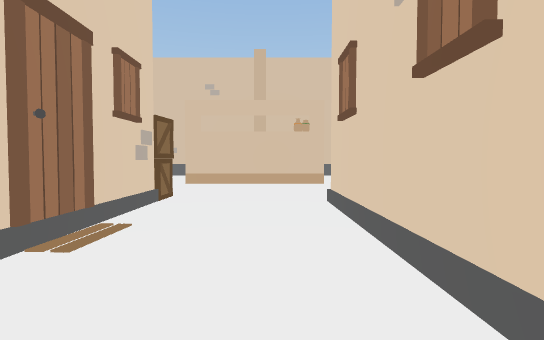
View 1 (above)

22 first-person views from a walk through a Unity game level. The camera is 1.3 m above the floor, tilts 2° down and sees 80° across. The floor is counted in squares, 1.8 m on a side. Each view is taken from the middle of a square. On the plan, view 1 faces up. The plan holds only what a view shows up to about 10 squares ahead; the rest is blank. The place goes on beyond the plan. The player character is not drawn. Some surface patterns are stand-ins.

View 2
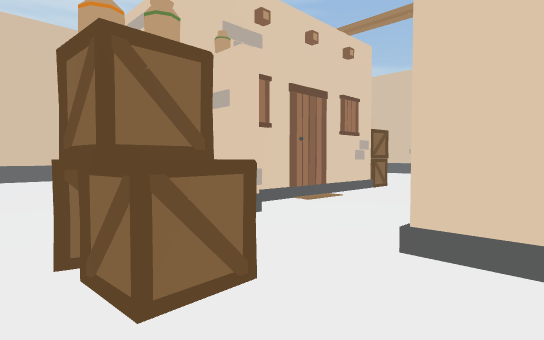

View 3
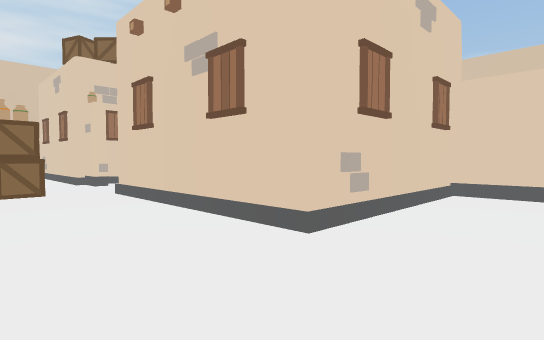

View 4
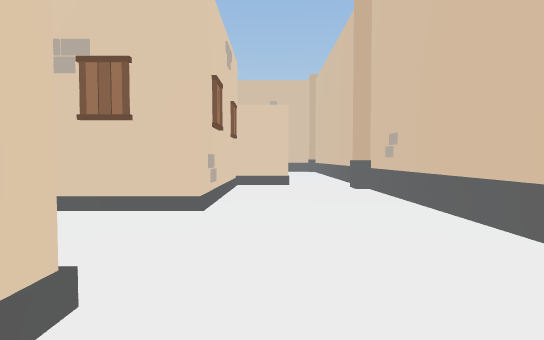

View 5
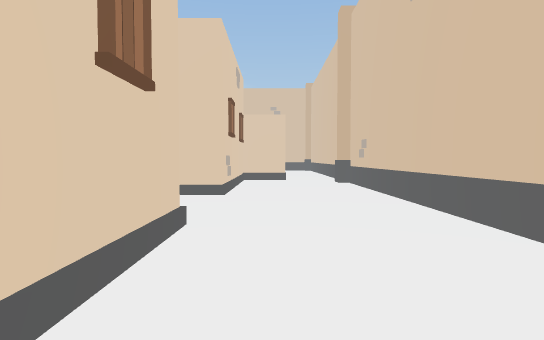

View 6
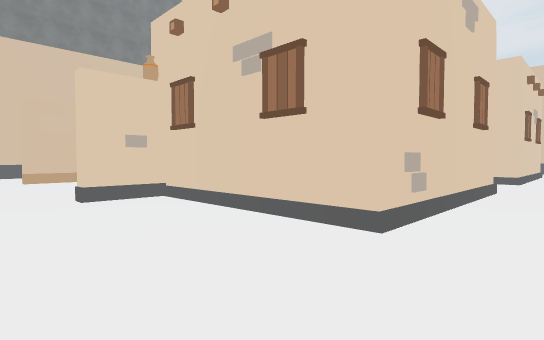

View 7
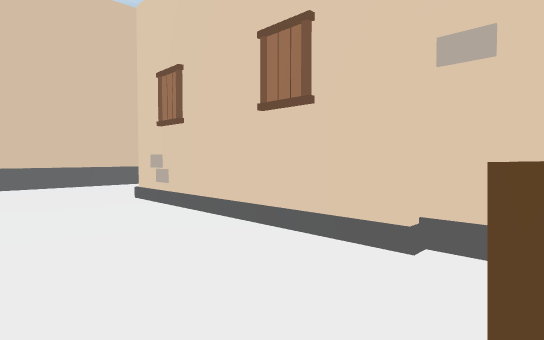

View 8
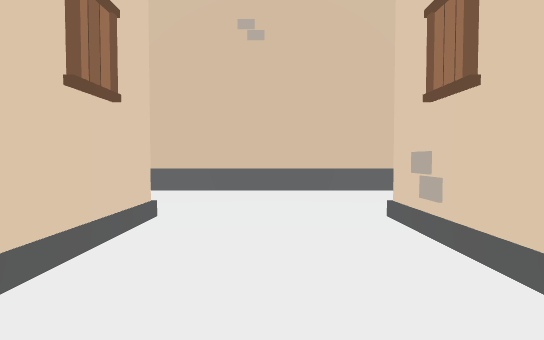

View 9
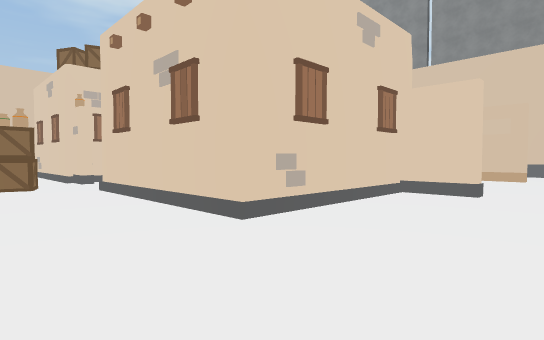

View 10
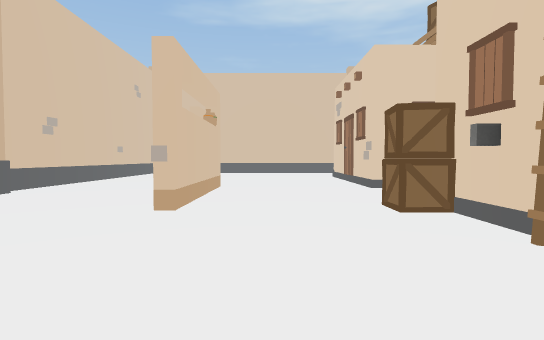

View 11
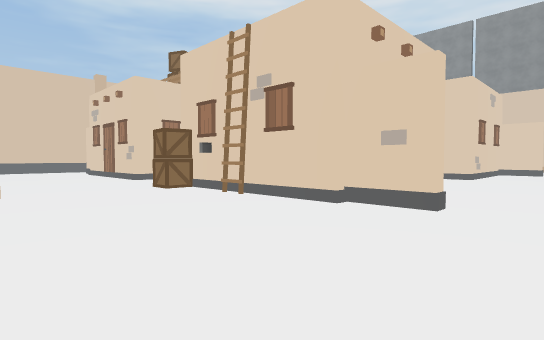

View 12
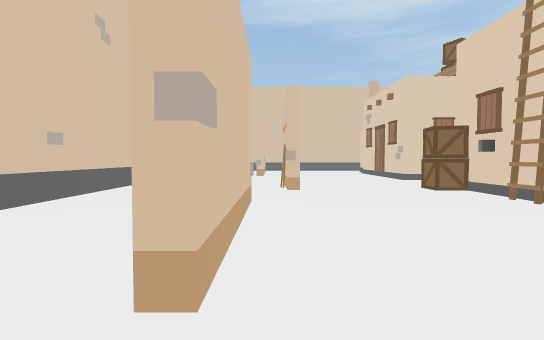

View 13
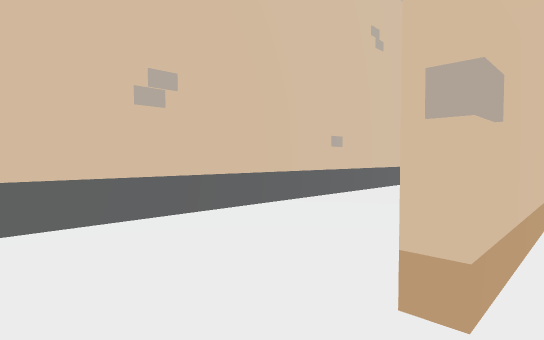

View 14
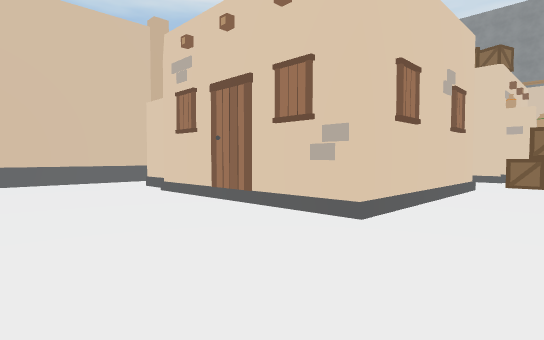

View 15
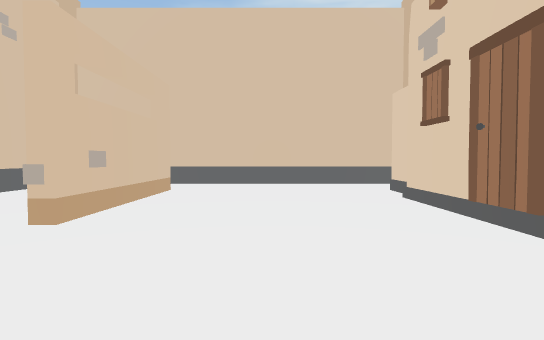

View 16
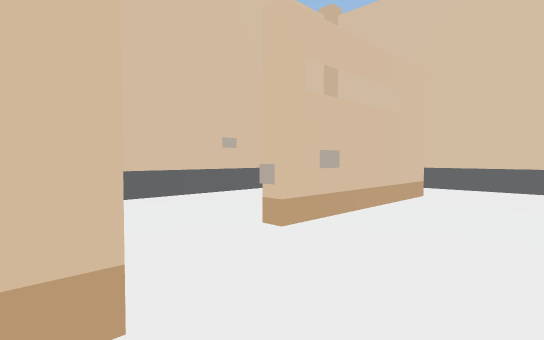

View 17
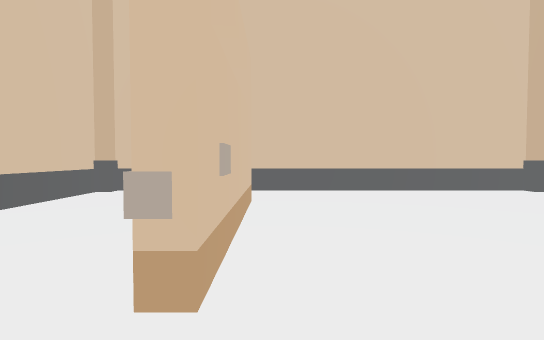

View 18
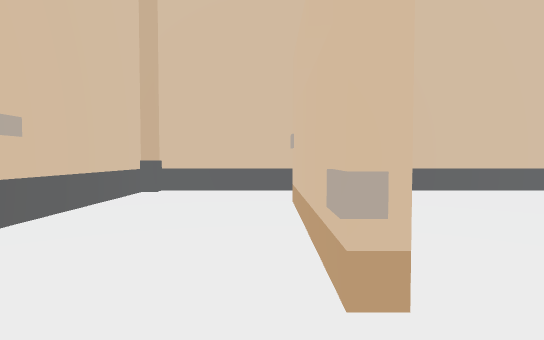

View 19
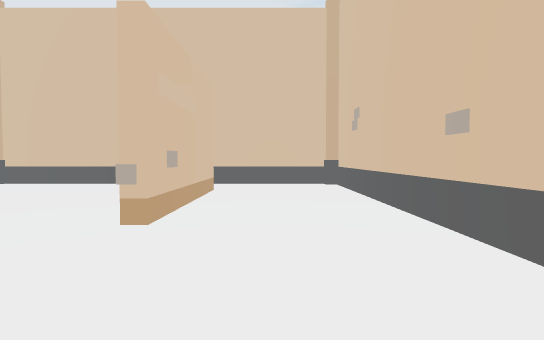

View 20
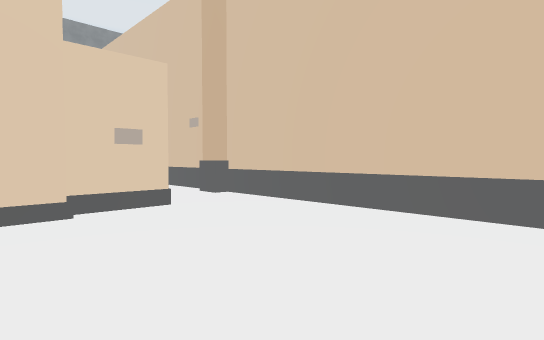

View 21
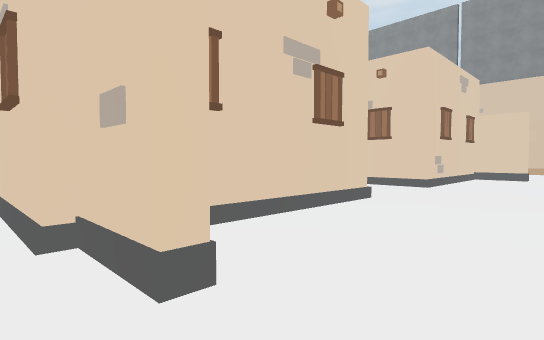

View 22
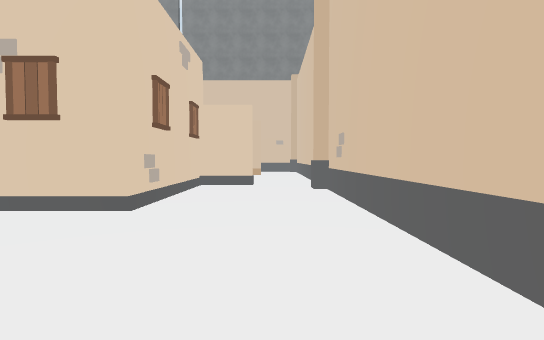

### Floor plan
Key: @ floor where view 1 was taken; # wall or solid block; . floor; O other object.
Columns run from 11 left of view 1 to 10 right of it. Each row starts with its distance up from view 1.
 14 ######################
 13 #....................#
 12 #....................#
 11 #..O##O..O.....O###..#
 10 #.....O.OO##O........#
  9 #....................#
  8 #....................#
  7 #....................#
  6 #........O...........#
  5 #..O#####O..#######..#
  4 ##..#   ##..#    #..##
  3 #...#    #..#    #...#
  2 #...#    #..#   ##...#
  1 #...######O.#####O...#
  0 #..........@.........#
 -1 #.........OO.........#
 -2 #....................#
 -3 #...O#####..O#####...#
 -4 #...##           #...
 -5 #...#            #...
 -6 ##..#            #..
 -7  ..##            #O.
 -8  ...              ..
 -9   ..              ..
-10   ..              ..
-11   ..              ..
-12   .#             ##.

Where each view was taken, in squares from view 1:
view 1: 0 up, 0 right, facing up
view 2: 2 down, 2 right, facing up-left
view 3: 2 down, 8 right, facing up-left
view 4: 4 down, 7 right, facing up
view 5: 6 down, 7 right, facing up
view 6: 1 down, 9 right, facing down-left
view 7: 2 down, 1 left, facing up-left
view 8: 1 down, 3 left, facing left
view 9: 0 up, 10 left, facing down-right
view 10: 8 up, 7 left, facing right
view 11: 10 up, 10 left, facing down-right
view 12: 10 up, 10 left, facing right
view 13: 10 up, 10 left, facing up-right
view 14: 9 up, 1 left, facing down-right
view 15: 8 up, 0 right, facing right
view 16: 8 up, 1 right, facing up-right
view 17: 10 up, 2 right, facing right
view 18: 11 up, 2 right, facing right
view 19: 12 up, 1 left, facing left
view 20: 10 up, 6 left, facing down-left
view 21: 6 up, 10 left, facing down-right
view 22: 2 up, 9 left, facing down
